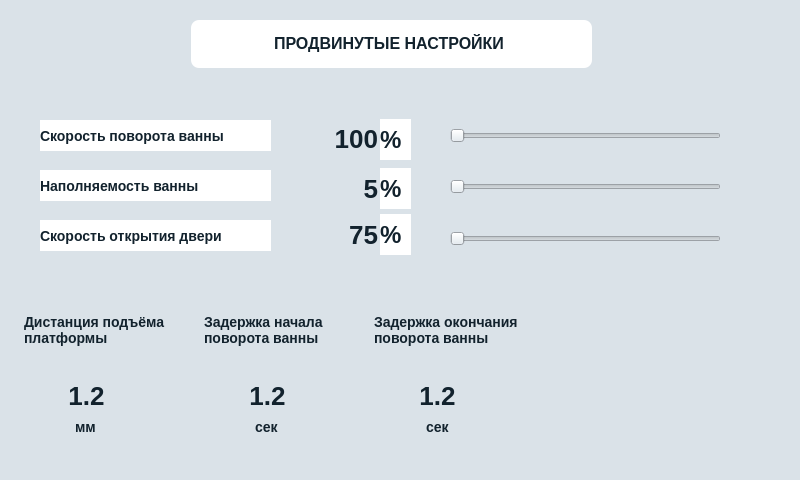
<?xml version="1.0" encoding="UTF-8"?>
<ui version="4.0">
 <class>AdvWindow</class>
 <widget class="QMainWindow" name="AdvWindow">
  <property name="geometry">
   <rect>
    <x>0</x>
    <y>0</y>
    <width>800</width>
    <height>480</height>
   </rect>
  </property>
  <property name="windowTitle">
   <string>MainWindow</string>
  </property>
  <property name="styleSheet">
   <string notr="true">background-color: rgb(218, 226, 232);</string>
  </property>
  <widget class="QWidget" name="centralwidget">
   <widget class="QFrame" name="frame">
    <property name="geometry">
     <rect>
      <x>191</x>
      <y>20</y>
      <width>401</width>
      <height>48</height>
     </rect>
    </property>
    <property name="styleSheet">
     <string notr="true">background-color: rgb(255, 255, 255);
border-radius: 8px;</string>
    </property>
    <property name="frameShape">
     <enum>QFrame::StyledPanel</enum>
    </property>
    <property name="frameShadow">
     <enum>QFrame::Raised</enum>
    </property>
    <widget class="QLabel" name="label">
     <property name="geometry">
      <rect>
       <x>83</x>
       <y>13</y>
       <width>251</width>
       <height>20</height>
      </rect>
     </property>
     <property name="styleSheet">
      <string notr="true">color: #12222D;
font-family: 'RF Dewi';
font-style: normal;
font-weight: 700;
font-size: 16px;
line-height: 120%;
text-align: center;</string>
     </property>
     <property name="text">
      <string>ПРОДВИНУТЫЕ НАСТРОЙКИ</string>
     </property>
    </widget>
   </widget>
   <widget class="QLabel" name="label_2">
    <property name="geometry">
     <rect>
      <x>686</x>
      <y>30</y>
      <width>94</width>
      <height>31</height>
     </rect>
    </property>
    <property name="text">
     <string/>
    </property>
    <property name="pixmap">
     <pixmap resource="res.qrc">:/res/img/logo.png</pixmap>
    </property>
    <property name="scaledContents">
     <bool>true</bool>
    </property>
   </widget>
   <widget class="QLabel" name="label_16">
    <property name="geometry">
     <rect>
      <x>20</x>
      <y>20</y>
      <width>151</width>
      <height>48</height>
     </rect>
    </property>
    <property name="text">
     <string/>
    </property>
    <property name="pixmap">
     <pixmap resource="res.qrc">:/res/img/back.png</pixmap>
    </property>
   </widget>
   <widget class="QLabel" name="label_3">
    <property name="geometry">
     <rect>
      <x>0</x>
      <y>90</y>
      <width>771</width>
      <height>221</height>
     </rect>
    </property>
    <property name="text">
     <string/>
    </property>
    <property name="pixmap">
     <pixmap resource="res.qrc">:/res/img/advField.png</pixmap>
    </property>
   </widget>
   <widget class="QLabel" name="label_4">
    <property name="geometry">
     <rect>
      <x>560</x>
      <y>310</y>
      <width>211</width>
      <height>61</height>
     </rect>
    </property>
    <property name="text">
     <string/>
    </property>
    <property name="pixmap">
     <pixmap resource="res.qrc">:/res/img/defaultAdv.png</pixmap>
    </property>
   </widget>
   <widget class="QLabel" name="saveLabel">
    <property name="enabled">
     <bool>false</bool>
    </property>
    <property name="geometry">
     <rect>
      <x>560</x>
      <y>390</y>
      <width>211</width>
      <height>61</height>
     </rect>
    </property>
    <property name="text">
     <string/>
    </property>
    <property name="pixmap">
     <pixmap resource="res.qrc">:/res/img/saveAdv.png</pixmap>
    </property>
   </widget>
   <widget class="QSlider" name="speedVatSlider">
    <property name="geometry">
     <rect>
      <x>450</x>
      <y>117</y>
      <width>271</width>
      <height>38</height>
     </rect>
    </property>
    <property name="focusPolicy">
     <enum>Qt::NoFocus</enum>
    </property>
    <property name="styleSheet">
     <string notr="true"/>
    </property>
    <property name="orientation">
     <enum>Qt::Horizontal</enum>
    </property>
   </widget>
   <widget class="QPushButton" name="backButton">
    <property name="geometry">
     <rect>
      <x>10</x>
      <y>10</y>
      <width>171</width>
      <height>61</height>
     </rect>
    </property>
    <property name="focusPolicy">
     <enum>Qt::NoFocus</enum>
    </property>
    <property name="styleSheet">
     <string notr="true">background-color: transparent;
border : 0;</string>
    </property>
    <property name="text">
     <string/>
    </property>
   </widget>
   <widget class="QSlider" name="fullVatSlider">
    <property name="geometry">
     <rect>
      <x>450</x>
      <y>168</y>
      <width>271</width>
      <height>38</height>
     </rect>
    </property>
    <property name="focusPolicy">
     <enum>Qt::NoFocus</enum>
    </property>
    <property name="styleSheet">
     <string notr="true"/>
    </property>
    <property name="orientation">
     <enum>Qt::Horizontal</enum>
    </property>
   </widget>
   <widget class="QSlider" name="speedDoorSlider">
    <property name="geometry">
     <rect>
      <x>450</x>
      <y>220</y>
      <width>271</width>
      <height>38</height>
     </rect>
    </property>
    <property name="focusPolicy">
     <enum>Qt::NoFocus</enum>
    </property>
    <property name="styleSheet">
     <string notr="true"/>
    </property>
    <property name="orientation">
     <enum>Qt::Horizontal</enum>
    </property>
   </widget>
   <widget class="QLabel" name="label_7">
    <property name="geometry">
     <rect>
      <x>40</x>
      <y>120</y>
      <width>231</width>
      <height>31</height>
     </rect>
    </property>
    <property name="styleSheet">
     <string notr="true">font-family: 'RF Dewi';
font-style: normal;
font-weight: 700;
font-size: 14px;
line-height: 130%;
color: #12222D;
background-color: rgb(255, 255, 255);</string>
    </property>
    <property name="text">
     <string>Скорость поворота ванны</string>
    </property>
   </widget>
   <widget class="QLabel" name="label_8">
    <property name="geometry">
     <rect>
      <x>40</x>
      <y>170</y>
      <width>231</width>
      <height>31</height>
     </rect>
    </property>
    <property name="styleSheet">
     <string notr="true">font-family: 'RF Dewi';
font-style: normal;
font-weight: 700;
font-size: 14px;
line-height: 130%;
color: #12222D;
background-color: rgb(255, 255, 255);</string>
    </property>
    <property name="text">
     <string>Наполняемость ванны</string>
    </property>
   </widget>
   <widget class="QLabel" name="label_9">
    <property name="geometry">
     <rect>
      <x>40</x>
      <y>220</y>
      <width>231</width>
      <height>31</height>
     </rect>
    </property>
    <property name="styleSheet">
     <string notr="true">font-family: 'RF Dewi';
font-style: normal;
font-weight: 700;
font-size: 14px;
line-height: 130%;
color: #12222D;
background-color: rgb(255, 255, 255);</string>
    </property>
    <property name="text">
     <string>Скорость открытия двери</string>
    </property>
   </widget>
   <widget class="QLabel" name="label_10">
    <property name="geometry">
     <rect>
      <x>380</x>
      <y>119</y>
      <width>31</width>
      <height>41</height>
     </rect>
    </property>
    <property name="styleSheet">
     <string notr="true">font-family: 'RF Dewi';
font-style: normal;
font-weight: 800;
font-size: 24px;
color: #12222D;
background-color: rgb(255, 255, 255);</string>
    </property>
    <property name="text">
     <string>%</string>
    </property>
   </widget>
   <widget class="QLabel" name="label_11">
    <property name="geometry">
     <rect>
      <x>380</x>
      <y>168</y>
      <width>31</width>
      <height>41</height>
     </rect>
    </property>
    <property name="styleSheet">
     <string notr="true">font-family: 'RF Dewi';
font-style: normal;
font-weight: 800;
font-size: 24px;
color: #12222D;
background-color: rgb(255, 255, 255);</string>
    </property>
    <property name="text">
     <string>%</string>
    </property>
   </widget>
   <widget class="QLabel" name="label_12">
    <property name="geometry">
     <rect>
      <x>380</x>
      <y>214</y>
      <width>31</width>
      <height>41</height>
     </rect>
    </property>
    <property name="styleSheet">
     <string notr="true">font-family: 'RF Dewi';
font-style: normal;
font-weight: 800;
font-size: 24px;
color: #12222D;
background-color: rgb(255, 255, 255);</string>
    </property>
    <property name="text">
     <string>%</string>
    </property>
   </widget>
   <widget class="QTextBrowser" name="textBrowser_4">
    <property name="geometry">
     <rect>
      <x>20</x>
      <y>310</y>
      <width>161</width>
      <height>61</height>
     </rect>
    </property>
    <property name="styleSheet">
     <string notr="true">font-family: 'RF Dewi';
font-style: normal;
font-weight: 700;
font-size: 14px;
line-height: 130%;
color: #12222D;
border:0px;</string>
    </property>
    <property name="html">
     <string>&lt;!DOCTYPE HTML PUBLIC &quot;-//W3C//DTD HTML 4.0//EN&quot; &quot;http://www.w3.org/TR/REC-html40/strict.dtd&quot;&gt;
&lt;html&gt;&lt;head&gt;&lt;meta name=&quot;qrichtext&quot; content=&quot;1&quot; /&gt;&lt;meta charset=&quot;utf-8&quot; /&gt;&lt;style type=&quot;text/css&quot;&gt;
p, li { white-space: pre-wrap; }
&lt;/style&gt;&lt;/head&gt;&lt;body style=&quot; font-family:'RF Dewi'; font-size:14px; font-weight:700; font-style:normal;&quot;&gt;
&lt;p style=&quot; margin-top:0px; margin-bottom:0px; margin-left:0px; margin-right:0px; -qt-block-indent:0; text-indent:0px;&quot;&gt;&lt;span style=&quot; font-size:14px; font-weight:696;&quot;&gt;Дистанция подъёма платформы&lt;/span&gt;&lt;/p&gt;&lt;/body&gt;&lt;/html&gt;</string>
    </property>
   </widget>
   <widget class="QTextBrowser" name="textBrowser_5">
    <property name="geometry">
     <rect>
      <x>200</x>
      <y>310</y>
      <width>161</width>
      <height>61</height>
     </rect>
    </property>
    <property name="styleSheet">
     <string notr="true">font-family: 'RF Dewi';
font-style: normal;
font-weight: 700;
font-size: 14px;
line-height: 130%;
color: #12222D;
border:0px;</string>
    </property>
    <property name="html">
     <string>&lt;!DOCTYPE HTML PUBLIC &quot;-//W3C//DTD HTML 4.0//EN&quot; &quot;http://www.w3.org/TR/REC-html40/strict.dtd&quot;&gt;
&lt;html&gt;&lt;head&gt;&lt;meta name=&quot;qrichtext&quot; content=&quot;1&quot; /&gt;&lt;meta charset=&quot;utf-8&quot; /&gt;&lt;style type=&quot;text/css&quot;&gt;
p, li { white-space: pre-wrap; }
&lt;/style&gt;&lt;/head&gt;&lt;body style=&quot; font-family:'RF Dewi'; font-size:14px; font-weight:700; font-style:normal;&quot;&gt;
&lt;p style=&quot; margin-top:0px; margin-bottom:0px; margin-left:0px; margin-right:0px; -qt-block-indent:0; text-indent:0px;&quot;&gt;&lt;span style=&quot; font-size:14px; font-weight:696;&quot;&gt;Задержка начала поворота ванны&lt;/span&gt;&lt;/p&gt;&lt;/body&gt;&lt;/html&gt;</string>
    </property>
   </widget>
   <widget class="QTextBrowser" name="textBrowser_6">
    <property name="geometry">
     <rect>
      <x>370</x>
      <y>310</y>
      <width>171</width>
      <height>61</height>
     </rect>
    </property>
    <property name="styleSheet">
     <string notr="true">font-family: 'RF Dewi';
font-style: normal;
font-weight: 700;
font-size: 14px;
line-height: 130%;
color: #12222D;
border:0px;</string>
    </property>
    <property name="html">
     <string>&lt;!DOCTYPE HTML PUBLIC &quot;-//W3C//DTD HTML 4.0//EN&quot; &quot;http://www.w3.org/TR/REC-html40/strict.dtd&quot;&gt;
&lt;html&gt;&lt;head&gt;&lt;meta name=&quot;qrichtext&quot; content=&quot;1&quot; /&gt;&lt;meta charset=&quot;utf-8&quot; /&gt;&lt;style type=&quot;text/css&quot;&gt;
p, li { white-space: pre-wrap; }
&lt;/style&gt;&lt;/head&gt;&lt;body style=&quot; font-family:'RF Dewi'; font-size:14px; font-weight:700; font-style:normal;&quot;&gt;
&lt;p style=&quot; margin-top:0px; margin-bottom:0px; margin-left:0px; margin-right:0px; -qt-block-indent:0; text-indent:0px;&quot;&gt;&lt;span style=&quot; font-size:14px; font-weight:696;&quot;&gt;Задержка окончания поворота ванны&lt;/span&gt;&lt;/p&gt;&lt;/body&gt;&lt;/html&gt;</string>
    </property>
   </widget>
   <widget class="QLabel" name="label_13">
    <property name="geometry">
     <rect>
      <x>20</x>
      <y>360</y>
      <width>151</width>
      <height>91</height>
     </rect>
    </property>
    <property name="text">
     <string/>
    </property>
    <property name="pixmap">
     <pixmap resource="res.qrc">:/res/img/change.png</pixmap>
    </property>
   </widget>
   <widget class="QLabel" name="label_14">
    <property name="geometry">
     <rect>
      <x>200</x>
      <y>360</y>
      <width>151</width>
      <height>91</height>
     </rect>
    </property>
    <property name="text">
     <string/>
    </property>
    <property name="pixmap">
     <pixmap resource="res.qrc">:/res/img/change.png</pixmap>
    </property>
   </widget>
   <widget class="QLabel" name="label_15">
    <property name="geometry">
     <rect>
      <x>370</x>
      <y>360</y>
      <width>151</width>
      <height>91</height>
     </rect>
    </property>
    <property name="text">
     <string/>
    </property>
    <property name="pixmap">
     <pixmap resource="res.qrc">:/res/img/change.png</pixmap>
    </property>
   </widget>
   <widget class="QLabel" name="label_17">
    <property name="geometry">
     <rect>
      <x>75</x>
      <y>411</y>
      <width>21</width>
      <height>31</height>
     </rect>
    </property>
    <property name="styleSheet">
     <string notr="true">font-family: 'RF Dewi';
font-style: normal;
font-weight: 800;
font-size: 14px;
color: #12222D;
background-color: rgba(255, 255, 255, 0);</string>
    </property>
    <property name="text">
     <string>мм</string>
    </property>
   </widget>
   <widget class="QLabel" name="label_18">
    <property name="geometry">
     <rect>
      <x>255</x>
      <y>411</y>
      <width>31</width>
      <height>31</height>
     </rect>
    </property>
    <property name="styleSheet">
     <string notr="true">font-family: 'RF Dewi';
font-style: normal;
font-weight: 800;
font-size: 14px;
color: #12222D;
background-color: rgba(255, 255, 255, 0);</string>
    </property>
    <property name="text">
     <string>сек</string>
    </property>
   </widget>
   <widget class="QLabel" name="label_19">
    <property name="geometry">
     <rect>
      <x>426</x>
      <y>411</y>
      <width>31</width>
      <height>31</height>
     </rect>
    </property>
    <property name="styleSheet">
     <string notr="true">font-family: 'RF Dewi';
font-style: normal;
font-weight: 800;
font-size: 14px;
color: #12222D;
background-color: rgba(255, 255, 255, 0);</string>
    </property>
    <property name="text">
     <string>сек</string>
    </property>
   </widget>
   <widget class="QPushButton" name="upPlusButton">
    <property name="geometry">
     <rect>
      <x>120</x>
      <y>360</y>
      <width>51</width>
      <height>101</height>
     </rect>
    </property>
    <property name="focusPolicy">
     <enum>Qt::NoFocus</enum>
    </property>
    <property name="styleSheet">
     <string notr="true">background-color: transparent;
border : 0;</string>
    </property>
    <property name="text">
     <string/>
    </property>
   </widget>
   <widget class="QPushButton" name="upMinusButton">
    <property name="geometry">
     <rect>
      <x>10</x>
      <y>360</y>
      <width>51</width>
      <height>101</height>
     </rect>
    </property>
    <property name="focusPolicy">
     <enum>Qt::NoFocus</enum>
    </property>
    <property name="styleSheet">
     <string notr="true">background-color: transparent;
border : 0;</string>
    </property>
    <property name="text">
     <string/>
    </property>
   </widget>
   <widget class="QPushButton" name="startVatMinusButton">
    <property name="geometry">
     <rect>
      <x>180</x>
      <y>350</y>
      <width>51</width>
      <height>101</height>
     </rect>
    </property>
    <property name="focusPolicy">
     <enum>Qt::NoFocus</enum>
    </property>
    <property name="styleSheet">
     <string notr="true">background-color: transparent;
border : 0;</string>
    </property>
    <property name="text">
     <string/>
    </property>
   </widget>
   <widget class="QPushButton" name="startVatPlusButton">
    <property name="geometry">
     <rect>
      <x>300</x>
      <y>360</y>
      <width>51</width>
      <height>101</height>
     </rect>
    </property>
    <property name="focusPolicy">
     <enum>Qt::NoFocus</enum>
    </property>
    <property name="styleSheet">
     <string notr="true">background-color: transparent;
border : 0;</string>
    </property>
    <property name="text">
     <string/>
    </property>
   </widget>
   <widget class="QPushButton" name="finishVatMinusButton">
    <property name="geometry">
     <rect>
      <x>360</x>
      <y>360</y>
      <width>51</width>
      <height>101</height>
     </rect>
    </property>
    <property name="focusPolicy">
     <enum>Qt::NoFocus</enum>
    </property>
    <property name="styleSheet">
     <string notr="true">background-color: transparent;
border : 0;</string>
    </property>
    <property name="text">
     <string/>
    </property>
   </widget>
   <widget class="QPushButton" name="finishVatPlusButton">
    <property name="geometry">
     <rect>
      <x>460</x>
      <y>360</y>
      <width>51</width>
      <height>101</height>
     </rect>
    </property>
    <property name="focusPolicy">
     <enum>Qt::NoFocus</enum>
    </property>
    <property name="styleSheet">
     <string notr="true">background-color: transparent;
border : 0;</string>
    </property>
    <property name="text">
     <string/>
    </property>
   </widget>
   <widget class="QPushButton" name="saveButton">
    <property name="enabled">
     <bool>false</bool>
    </property>
    <property name="geometry">
     <rect>
      <x>540</x>
      <y>380</y>
      <width>241</width>
      <height>81</height>
     </rect>
    </property>
    <property name="focusPolicy">
     <enum>Qt::NoFocus</enum>
    </property>
    <property name="styleSheet">
     <string notr="true">background-color: transparent;
border : 0;</string>
    </property>
    <property name="text">
     <string/>
    </property>
   </widget>
   <widget class="QPushButton" name="defaultButton">
    <property name="geometry">
     <rect>
      <x>540</x>
      <y>300</y>
      <width>241</width>
      <height>81</height>
     </rect>
    </property>
    <property name="focusPolicy">
     <enum>Qt::NoFocus</enum>
    </property>
    <property name="styleSheet">
     <string notr="true">background-color: transparent;
border : 0;</string>
    </property>
    <property name="text">
     <string/>
    </property>
   </widget>
   <widget class="QLabel" name="upText">
    <property name="geometry">
     <rect>
      <x>46</x>
      <y>370</y>
      <width>81</width>
      <height>51</height>
     </rect>
    </property>
    <property name="styleSheet">
     <string notr="true">font-family: 'RF Dewi';
font-style: normal;
font-weight: 900;
font-size: 26px;
color: #12222D;
background-color: rgba(255, 255, 255, 0);
border:0px;
text-align: center;</string>
    </property>
    <property name="text">
     <string>1.2</string>
    </property>
    <property name="alignment">
     <set>Qt::AlignCenter</set>
    </property>
   </widget>
   <widget class="QLabel" name="startVatText">
    <property name="geometry">
     <rect>
      <x>227</x>
      <y>370</y>
      <width>81</width>
      <height>51</height>
     </rect>
    </property>
    <property name="styleSheet">
     <string notr="true">font-family: 'RF Dewi';
font-style: normal;
font-weight: 900;
font-size: 26px;
color: #12222D;
background-color: rgba(255, 255, 255, 0);
border:0px;
text-align: center;</string>
    </property>
    <property name="text">
     <string>1.2</string>
    </property>
    <property name="alignment">
     <set>Qt::AlignCenter</set>
    </property>
   </widget>
   <widget class="QLabel" name="finishVatText">
    <property name="geometry">
     <rect>
      <x>397</x>
      <y>370</y>
      <width>81</width>
      <height>51</height>
     </rect>
    </property>
    <property name="styleSheet">
     <string notr="true">font-family: 'RF Dewi';
font-style: normal;
font-weight: 900;
font-size: 26px;
color: #12222D;
background-color: rgba(255, 255, 255, 0);
border:0px;
text-align: center;</string>
    </property>
    <property name="text">
     <string>1.2</string>
    </property>
    <property name="alignment">
     <set>Qt::AlignCenter</set>
    </property>
   </widget>
   <widget class="QLabel" name="speedVatText">
    <property name="geometry">
     <rect>
      <x>297</x>
      <y>113</y>
      <width>81</width>
      <height>51</height>
     </rect>
    </property>
    <property name="styleSheet">
     <string notr="true">font-family: 'RF Dewi';
font-style: normal;
font-weight: 900;
font-size: 26px;
color: #12222D;
background-color: rgba(255, 255, 255, 0);
border:0px;
text-align: center;</string>
    </property>
    <property name="text">
     <string>100</string>
    </property>
    <property name="alignment">
     <set>Qt::AlignRight|Qt::AlignTrailing|Qt::AlignVCenter</set>
    </property>
   </widget>
   <widget class="QLabel" name="fullVatText">
    <property name="geometry">
     <rect>
      <x>297</x>
      <y>163</y>
      <width>81</width>
      <height>51</height>
     </rect>
    </property>
    <property name="styleSheet">
     <string notr="true">font-family: 'RF Dewi';
font-style: normal;
font-weight: 900;
font-size: 26px;
color: #12222D;
background-color: rgba(255, 255, 255, 0);
border:0px;
text-align: center;</string>
    </property>
    <property name="text">
     <string>5</string>
    </property>
    <property name="alignment">
     <set>Qt::AlignRight|Qt::AlignTrailing|Qt::AlignVCenter</set>
    </property>
   </widget>
   <widget class="QLabel" name="speedDoorText">
    <property name="geometry">
     <rect>
      <x>297</x>
      <y>209</y>
      <width>81</width>
      <height>51</height>
     </rect>
    </property>
    <property name="styleSheet">
     <string notr="true">font-family: 'RF Dewi';
font-style: normal;
font-weight: 900;
font-size: 26px;
color: #12222D;
background-color: rgba(255, 255, 255, 0);
border:0px;
text-align: center;</string>
    </property>
    <property name="text">
     <string>75</string>
    </property>
    <property name="alignment">
     <set>Qt::AlignRight|Qt::AlignTrailing|Qt::AlignVCenter</set>
    </property>
   </widget>
   <widget class="QLabel" name="connectionWifi">
    <property name="geometry">
     <rect>
      <x>610</x>
      <y>20</y>
      <width>48</width>
      <height>48</height>
     </rect>
    </property>
    <property name="text">
     <string/>
    </property>
    <property name="pixmap">
     <pixmap resource="res.qrc">:/res/img/noSignal.png</pixmap>
    </property>
   </widget>
  </widget>
 </widget>
 <resources>
  <include location="res.qrc"/>
 </resources>
 <connections/>
</ui>
